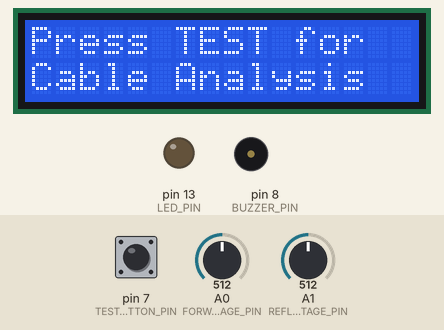
Recording of a sketch running on a simulated Arduino Uno, built with avr-gcc and run on an emulated ATmega328P. Parts: 16×2 character LCD, output pins drawn as LEDs (lit = HIGH), buzzer (waves = sounding, pin HIGH). Inputs (shaded band) come from the test bench; at power-on: pin 7 (TEST_BUTTON_PIN) HIGH, A0 (FORWARD_VOLTAGE_PIN) = 512, A1 (REFLECTED_VOLTAGE_PIN) = 512. What the sketch prints to the serial monitor is not drawn.

Above: at 3.2 s.
3.3 s: pin 7 (TEST_BUTTON_PIN) pulled LOW for 0.15 s
At 4.3 s:
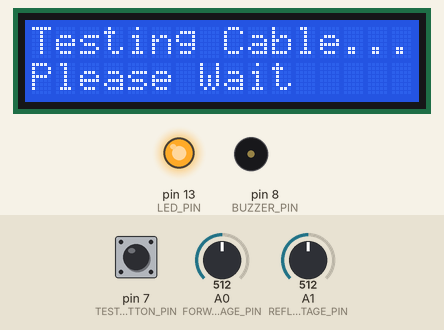
At 7.3 s:
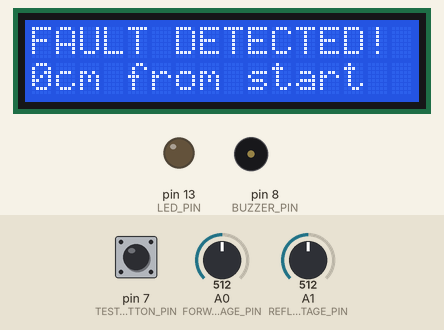
Timing chart, 0 to 8.8 s (numbered marks = the images above; inputs shaded):
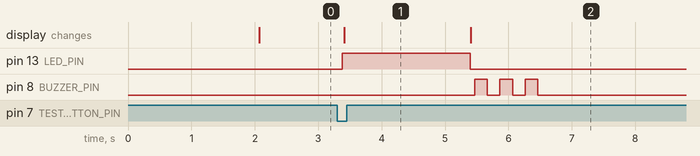

Measured:
- after the input at 3.3 s, pin 13 (LED_PIN): LOW → HIGH after 0.08 s, → LOW 2.0 s later; pin 8 (BUZZER_PIN): alternates HIGH for 0.20 s and LOW for 0.20 s, 6 changes in all, then stays LOW, starting after 2.2 s; the display: changes after 0.11 s (image 1)

The sketch:

Underground_Fault_Detector.ino
```cpp
/*
  Underground Cable Fault Locator using VSWR Method
  This code implements a VSWR-based fault detection system for underground cables

  Hardware connections:
  - LCD: RS=12, E=11, D4=5, D5=4, D6=3, D7=2
  - Forward voltage input: A0 (from LM358 op-amp)
  - Reflected voltage input: A1 (from LM358 op-amp)
  - Test button: Pin 7
  - Buzzer: Pin 8
  - LED indicator: Pin 13

  Author: Based on Underground Cable Fault Locator documentation
*/

#include <LiquidCrystal.h>

// Initialize LCD with interface pins
LiquidCrystal lcd(12, 11, 5, 4, 3, 2);

// Pin definitions
const int FORWARD_VOLTAGE_PIN = A0;
const int REFLECTED_VOLTAGE_PIN = A1;
const int TEST_BUTTON_PIN = 7;
const int BUZZER_PIN = 8;
const int LED_PIN = 13;

// System constants
const float VELOCITY_FACTOR = 0.66;  // Typical velocity factor for coaxial cable
const float CABLE_LENGTH = 1000.0;   // Maximum cable length in meters
const float REFERENCE_VOLTAGE = 5.0; // Arduino reference voltage
const int ADC_RESOLUTION = 1024;     // 10-bit ADC

// Measurement variables
float forwardVoltage = 0;
float reflectedVoltage = 0;
float vswr = 0;
float reflectionCoeff = 0;
float faultDistance = 0;
bool faultDetected = false;

// System state
bool testInProgress = false;
unsigned long testStartTime = 0;
const unsigned long TEST_DURATION = 2000; // Test duration in milliseconds

void setup() {
  // Initialize serial communication
  Serial.begin(9600);

  // Initialize LCD
  lcd.begin(16, 2);
  lcd.print("Cable Fault");
  lcd.setCursor(0, 1);
  lcd.print("Locator Ready");

  // Initialize pins
  pinMode(TEST_BUTTON_PIN, INPUT_PULLUP);
  pinMode(BUZZER_PIN, OUTPUT);
  pinMode(LED_PIN, OUTPUT);

  // Turn off buzzer and LED initially
  digitalWrite(BUZZER_PIN, LOW);
  digitalWrite(LED_PIN, LOW);

  delay(2000);
  displayMainMenu();
}

void loop() {
  // Check if test button is pressed
  if (digitalRead(TEST_BUTTON_PIN) == LOW && !testInProgress) {
    startTest();
  }

  // Handle test process
  if (testInProgress) {
    performMeasurement();

    // Check if test duration has elapsed
    if (millis() - testStartTime > TEST_DURATION) {
      completeTest();
    }
  }

  delay(100);
}

void displayMainMenu() {
  lcd.clear();
  lcd.setCursor(0, 0);
  lcd.print("Press TEST for");
  lcd.setCursor(0, 1);
  lcd.print("Cable Analysis");
}

void startTest() {
  testInProgress = true;
  testStartTime = millis();
  faultDetected = false;

  lcd.clear();
  lcd.setCursor(0, 0);
  lcd.print("Testing Cable...");
  lcd.setCursor(0, 1);
  lcd.print("Please Wait");

  digitalWrite(LED_PIN, HIGH);

  Serial.println("Starting cable fault test...");
}

void performMeasurement() {
  // Read analog values from voltage divider circuits
  int forwardReading = analogRead(FORWARD_VOLTAGE_PIN);
  int reflectedReading = analogRead(REFLECTED_VOLTAGE_PIN);

  // Convert ADC readings to voltages
  forwardVoltage = (forwardReading * REFERENCE_VOLTAGE) / ADC_RESOLUTION;
  reflectedVoltage = (reflectedReading * REFERENCE_VOLTAGE) / ADC_RESOLUTION;

  // Calculate reflection coefficient
  if (forwardVoltage > 0.1) { // Avoid division by very small numbers
    reflectionCoeff = reflectedVoltage / forwardVoltage;
  } else {
    reflectionCoeff = 0;
  }

  // Calculate VSWR
  if (reflectionCoeff < 1.0) {
    vswr = (1 + reflectionCoeff) / (1 - reflectionCoeff);
  } else {
    vswr = 99.9; // Set maximum VSWR for complete reflection
  }

  // Determine if fault exists (VSWR > 2.0 indicates significant mismatch)
  if (vswr > 2.0 && reflectedVoltage > 0.2) {
    faultDetected = true;

    // Calculate approximate fault distance
    // This is a simplified calculation - real implementation would need
    // time domain reflectometry or more sophisticated analysis
    float timeDelay = calculateTimeDelay();
    faultDistance = (timeDelay * 300000000 * VELOCITY_FACTOR) / 2; // Distance in meters

    // Limit distance to cable length
    if (faultDistance > CABLE_LENGTH) {
      faultDistance = CABLE_LENGTH;
    }
  }

  // Output debug information to serial
  Serial.print("Forward V: ");
  Serial.print(forwardVoltage, 3);
  Serial.print("V, Reflected V: ");
  Serial.print(reflectedVoltage, 3);
  Serial.print("V, VSWR: ");
  Serial.print(vswr, 2);
  Serial.print(", Distance: ");
  Serial.print(faultDistance, 1);
  Serial.println("m");
}

float calculateTimeDelay() {
  // Simplified time delay calculation based on reflection coefficient
  // In a real system, this would involve pulse transmission and timing
  float normalizedReflection = reflectionCoeff;
  if (normalizedReflection > 1.0) normalizedReflection = 1.0;

  // Approximate time delay based on reflection strength
  // Higher reflection typically indicates closer faults
  float timeDelay = (1.0 - normalizedReflection) * (CABLE_LENGTH / (300000000 * VELOCITY_FACTOR));
  return timeDelay;
}

void completeTest() {
  testInProgress = false;
  digitalWrite(LED_PIN, LOW);

  displayResults();

  if (faultDetected) {
    soundAlarm();
  }

  // Return to main menu after 5 seconds
  delay(5000);
  displayMainMenu();
}

void displayResults() {
  lcd.clear();

  if (faultDetected) {
    lcd.setCursor(0, 0);
    lcd.print("FAULT DETECTED!");
    lcd.setCursor(0, 1);

    // Display distance with appropriate units
    if (faultDistance < 1.0) {
      lcd.print((int)(faultDistance * 100));
      lcd.print("cm from start");
    } else if (faultDistance < 1000.0) {
      lcd.print((int)faultDistance);
      lcd.print("m from start");
    } else {
      lcd.print(">1km from start");
    }

    Serial.println("FAULT DETECTED!");
    Serial.print("Estimated distance: ");
    Serial.print(faultDistance, 1);
    Serial.println(" meters");
    Serial.print("VSWR: ");
    Serial.println(vswr, 2);

  } else {
    lcd.setCursor(0, 0);
    lcd.print("Cable OK");
    lcd.setCursor(0, 1);
    lcd.print("VSWR: ");
    lcd.print(vswr, 1);

    Serial.println("Cable appears to be OK");
    Serial.print("VSWR: ");
    Serial.println(vswr, 2);
  }
}

void soundAlarm() {
  // Sound buzzer pattern for fault detection
  for (int i = 0; i < 3; i++) {
    digitalWrite(BUZZER_PIN, HIGH);
    delay(200);
    digitalWrite(BUZZER_PIN, LOW);
    delay(200);
  }
}

// Additional utility functions
void calibrateSystem() {
  // Function to calibrate the system with known good cable
  Serial.println("Calibration mode - connect known good cable");

  float calibrationReadings[10];
  for (int i = 0; i < 10; i++) {
    int reading = analogRead(FORWARD_VOLTAGE_PIN);
    calibrationReadings[i] = (reading * REFERENCE_VOLTAGE) / ADC_RESOLUTION;
    delay(100);
  }

  // Calculate average calibration voltage
  float avgCalibration = 0;
  for (int i = 0; i < 10; i++) {
    avgCalibration += calibrationReadings[i];
  }
  avgCalibration /= 10;

  Serial.print("Calibration voltage: ");
  Serial.print(avgCalibration, 3);
  Serial.println("V");
}

void displayDetailedInfo() {
  // Function to display detailed measurement information
  Serial.println("=== Detailed Measurement Info ===");
  Serial.print("Forward Voltage: ");
  Serial.print(forwardVoltage, 4);
  Serial.println(" V");

  Serial.print("Reflected Voltage: ");
  Serial.print(reflectedVoltage, 4);
  Serial.println(" V");

  Serial.print("Reflection Coefficient: ");
  Serial.println(reflectionCoeff, 4);

  Serial.print("VSWR: ");
  Serial.println(vswr, 2);

  Serial.print("Return Loss: ");
  if (reflectionCoeff > 0) {
    float returnLoss = -20 * log10(reflectionCoeff);
    Serial.print(returnLoss, 1);
    Serial.println(" dB");
  } else {
    Serial.println("Infinite dB");
  }

  if (faultDetected) {
    Serial.print("Estimated Fault Distance: ");
    Serial.print(faultDistance, 1);
    Serial.println(" meters");
  }
  Serial.println("================================");
}
```
